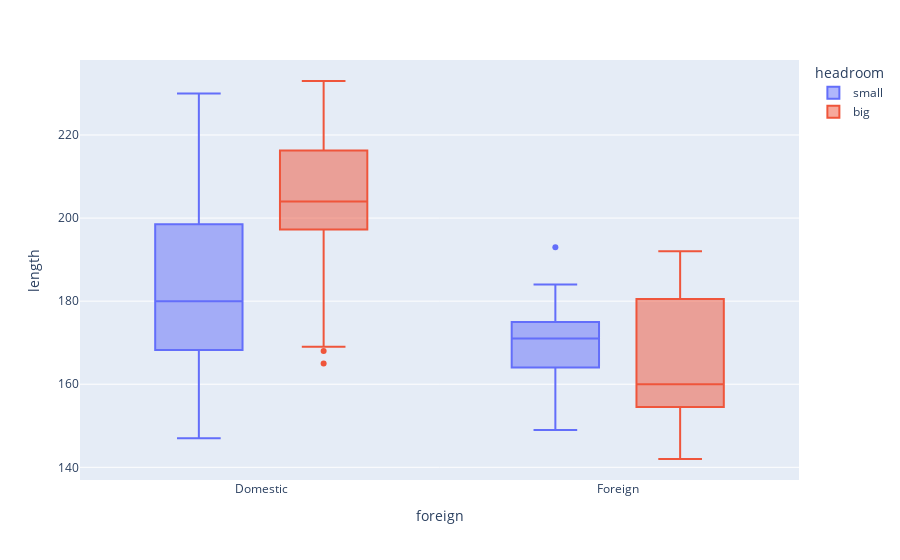

Write notebook code for a chart like this one.
### Markdown cell above
### Box plot

### Code cell
fig = px.box(df_auto, x="foreign", y="length", color='headroom', notched=False)
fig.show()

### Figure 1 — Plotly figure (JSON) as saved in the notebook; plotly's stock layout.template omitted (floating-point values rounded to 4 significant figures)
{"data": [{"alignmentgroup": "True", "hovertemplate": "headroom=small<br>foreign=%{x}<br>length=%{y}<extra></extra>", "legendgroup": "small", "marker": {"color": "#636efa"}, "name": "small", "notched": false, "offsetgroup": "small", "orientation": "v", "showlegend": true, "type": "box", "x": ["Domestic", "Domestic", "Domestic", "Domestic", "Domestic", "Domestic", "Domestic", "Domestic", "Domestic", "Domestic", "Domestic", "Domestic", "Domestic", "Domestic", "Domestic", "Domestic", "Domestic", "Foreign", "Foreign", "Foreign", "Foreign", "Foreign", "Foreign", "Foreign", "Foreign", "Foreign", "Foreign", "Foreign", "Foreign", "Foreign", "Foreign"], "x0": " ", "xaxis": "x", "y": [186, 200, 163, 200, 179, 163, 147, 179, 230, 198, 180, 170, 157, 182, 198, 201, 179, 174, 177, 170, 165, 170, 184, 161, 149, 164, 174, 175, 172, 156, 193], "y0": " ", "yaxis": "y"}, {"alignmentgroup": "True", "hovertemplate": "headroom=big<br>foreign=%{x}<br>length=%{y}<extra></extra>", "legendgroup": "big", "marker": {"color": "#EF553B"}, "name": "big", "notched": false, "offsetgroup": "big", "orientation": "v", "showlegend": true, "type": "box", "x": ["Domestic", "Domestic", "Domestic", "Domestic", "Domestic", "Domestic", "Domestic", "Domestic", "Domestic", "Domestic", "Domestic", "Domestic", "Domestic", "Domestic", "Domestic", "Domestic", "Domestic", "Domestic", "Domestic", "Domestic", "Domestic", "Domestic", "Domestic", "Domestic", "Domestic", "Domestic", "Domestic", "Domestic", "Domestic", "Domestic", "Domestic", "Domestic", "Domestic", "Domestic", "Domestic", "Foreign", "Foreign", "Foreign", "Foreign", "Foreign", "Foreign", "Foreign", "Foreign"], "x0": " ", "xaxis": "x", "y": [173, 168, 196, 222, 218, 170, 207, 200, 221, 204, 204, 212, 193, 197, 206, 206, 220, 233, 201, 169, 221, 212, 198, 217, 195, 220, 198, 218, 200, 206, 165, 201, 214, 199, 203, 189, 172, 154, 192, 142, 165, 155, 155], "y0": " ", "yaxis": "y"}], "layout": {"autosize": true, "boxmode": "group", "legend": {"title": {"text": "headroom"}, "tracegroupgap": 0}, "margin": {"t": 60}, "xaxis": {"anchor": "y", "autorange": true, "domain": [0, 1], "range": [-0.5088, 1.509], "title": {"text": "foreign"}, "type": "category"}, "yaxis": {"anchor": "x", "autorange": true, "domain": [0, 1], "range": [136.9, 238.1], "title": {"text": "length"}, "type": "linear"}}}
